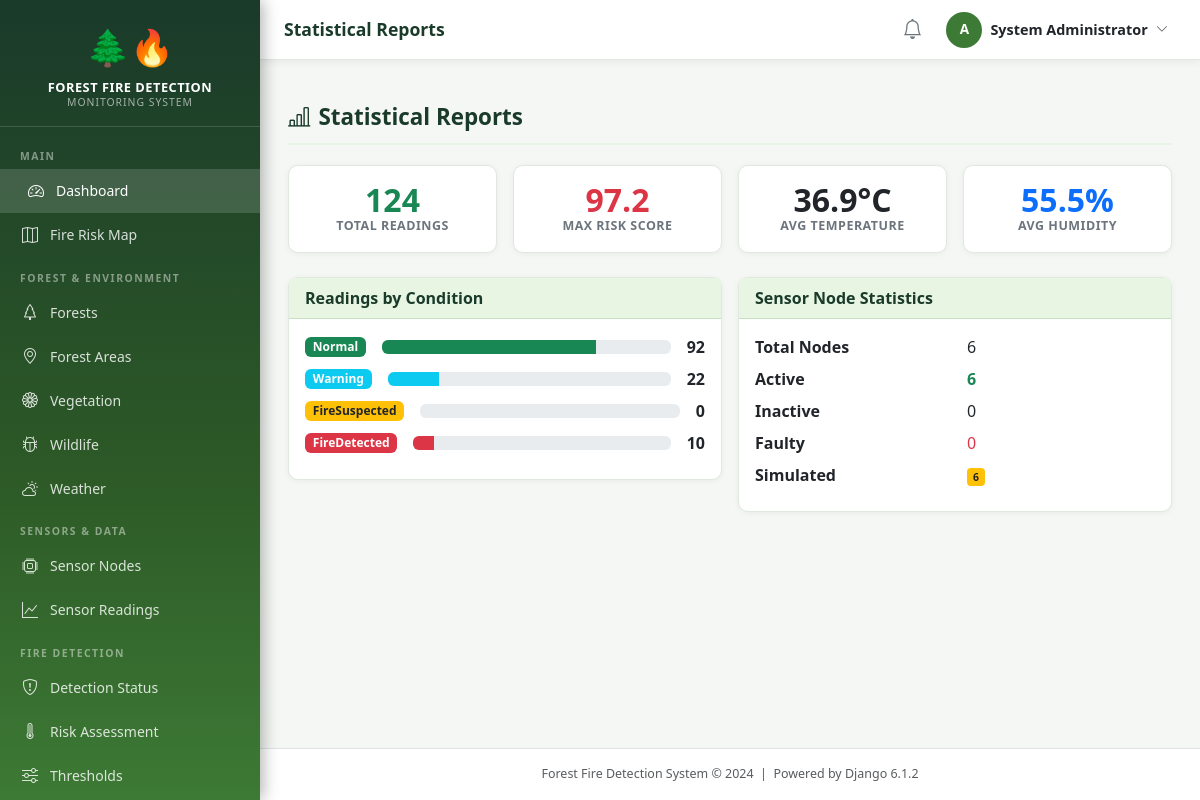
/dashboard/statistical-reports/ (signed in), run on the app's committed database.
### accounts/models.py (models this page shows, shortened)
class CustomUser(AbstractUser):
    ROLE_CHOICES = [
        ('administrator', 'Administrator'),
        ('forest_officer', 'Forest Officer'),
        ('fire_department', 'Fire Department'),
        ('local_authority', 'Local Authority'),
    ]
    role = models.CharField(max_length=20, choices=ROLE_CHOICES, default='forest_officer')
    phone_number = models.CharField(max_length=15, blank=True)
    department = models.CharField(max_length=100, blank=True)
    employee_id = models.CharField(max_length=20, blank=True)
    profile_picture = models.ImageField(upload_to='profiles/', blank=True, null=True)
    is_active = models.BooleanField(default=True)
    created_at = models.DateTimeField(auto_now_add=True)
    updated_at = models.DateTimeField(auto_now=True)
    @property
    def is_admin(self):
        return self.role == 'administrator' or self.is_superuser
    class Meta:
        verbose_name = 'User'
        verbose_name_plural = 'Users'

### sensors/models.py (models this page shows, shortened)
class SensorData(models.Model):
    CONDITION_CHOICES = [
        ('normal', 'Normal Condition'),
        ('warning', 'Warning Condition'),
        ('fire_suspected', 'Fire Suspected'),
        ('fire_detected', 'Fire Detected'),
    ]
    RISK_LEVEL_CHOICES = [
        ('low', 'LOW'),
        ('medium', 'MEDIUM'),
        ('high', 'HIGH'),
        ('critical', 'CRITICAL'),
    ]
    node = models.ForeignKey(SensorNode, on_delete=models.CASCADE, related_name='sensor_readings')
    timestamp = models.DateTimeField(default=timezone.now)
    temperature = models.DecimalField(max_digits=6, decimal_places=2, null=True, blank=True,
                                       help_text='°C')
    humidity = models.DecimalField(max_digits=5, decimal_places=2, null=True, blank=True,
                                    help_text='%')
    smoke_level = models.DecimalField(max_digits=7, decimal_places=2, null=True, blank=True,
                                       help_text='ppm')
    gas_concentration = models.DecimalField(max_digits=7, decimal_places=2, null=True, blank=True,
                                             help_text='ppm')
    flame_detected = models.BooleanField(default=False)
    flame_intensity = models.DecimalField(max_digits=5, decimal_places=2, null=True, blank=True,
                                           help_text='0-100 scale')
    fire_risk_score = models.DecimalField(max_digits=5, decimal_places=2, null=True, blank=True,
                                           help_text='0-100 composite risk score')
    risk_level = models.CharField(max_length=10, choices=RISK_LEVEL_CHOICES, default='low')
    condition = models.CharField(max_length=20, choices=CONDITION_CHOICES, default='normal')
    is_simulated = models.BooleanField(default=False)
    is_valid = models.BooleanField(default=True)
    notes = models.TextField(blank=True)
    class Meta:
        ordering = ['-timestamp']
        verbose_name = 'Sensor Reading'
        verbose_name_plural = 'Sensor Readings'

### reports/views.py (the view)
# urls.py: path('statistical-reports/', views.statistical_reports, name='statistical_reports'),
@login_required
def statistical_reports(request):
    from django.db.models import Avg, Max, Min, Sum
    reading_stats = SensorData.objects.aggregate(
        total=Count('id'),
        avg_temp=Avg('temperature'),
        avg_humidity=Avg('humidity'),
        avg_smoke=Avg('smoke_level'),
        max_risk=Max('fire_risk_score'),
        avg_risk=Avg('fire_risk_score'),
    )
    condition_counts = {
        'normal': SensorData.objects.filter(condition='normal').count(),
        'warning': SensorData.objects.filter(condition='warning').count(),
        'fire_suspected': SensorData.objects.filter(condition='fire_suspected').count(),
        'fire_detected': SensorData.objects.filter(condition='fire_detected').count(),
    }
    alert_counts = Alert.objects.values('severity').annotate(count=Count('id'))
    node_stats = {
        'total': SensorNode.objects.count(),
        'active': SensorNode.objects.filter(status='active').count(),
        'inactive': SensorNode.objects.filter(status='inactive').count(),
        'faulty': SensorNode.objects.filter(status='faulty').count(),
        'simulated': SensorNode.objects.filter(is_simulated=True).count(),
    }
    return render(request, 'reports/statistical_reports.html',
                  {'title': 'Statistical Reports', 'reading_stats': reading_stats,
                   'condition_counts': condition_counts, 'alert_counts': alert_counts,
                   'node_stats': node_stats})

### core/context_processors.py (called while the page is built)
def alert_context(request):
    if request.user.is_authenticated:
        try:
            count = Alert.objects.filter(status='active').count()
        except Exception:
            count = 0
        return {'active_alert_count': count}
    return {'active_alert_count': 0}

### templates/reports/statistical_reports.html (shortened to what this page needs)
{% extends 'base.html' %}
{% block content %}
<div class="section-header">
  <h1 class="section-title"><i class="bi bi-bar-chart-line me-2"></i>{{ title }}</h1>
</div>
<div class="row g-3 mb-4">
  <div class="col-md-3"><div class="card"><div class="card-body text-center"><div class="stat-value text-success">{{ reading_stats.total|default:0 }}</div><div class="stat-label">Total Readings</div></div></div></div>
  <div class="col-md-3"><div class="card"><div class="card-body text-center"><div class="stat-value text-danger">{{ reading_stats.max_risk|floatformat:1|default:0 }}</div><div class="stat-label">Max Risk Score</div></div></div></div>
  <div class="col-md-3"><div class="card"><div class="card-body text-center"><div class="stat-value">{{ reading_stats.avg_temp|floatformat:1|default:0 }}°C</div><div class="stat-label">Avg Temperature</div></div></div></div>
  <div class="col-md-3"><div class="card"><div class="card-body text-center"><div class="stat-value text-primary">{{ reading_stats.avg_humidity|floatformat:1|default:0 }}%</div><div class="stat-label">Avg Humidity</div></div></div></div>
</div>
<div class="row g-3 mb-4">
  <div class="col-md-6">
    <div class="card"><div class="card-header">Readings by Condition</div>
    <div class="card-body">
      {% for cond, count in condition_counts.items %}
      <div class="d-flex justify-content-between align-items-center mb-2">
        <span class="badge {% if cond == 'fire_detected' %}bg-danger{% elif cond == 'fire_suspected' %}bg-warning text-dark{% elif cond == 'warning' %}bg-info{% else %}bg-success{% endif %}">{{ cond|title|cut:"_" }}</span>
        <div class="progress flex-fill mx-3" style="height:14px;">
          <div class="progress-bar {% if cond == 'fire_detected' %}bg-danger{% elif cond == 'fire_suspected' %}bg-warning{% elif cond == 'warning' %}bg-info{% else %}bg-success{% endif %}" style="width:{% if reading_stats.total %}{% widthratio count reading_stats.total 100 %}{% else %}0{% endif %}%;"></div>
        </div>
        <strong>{{ count }}</strong>
      </div>
      {% endfor %}
    </div></div>
  </div>
  <div class="col-md-6">
    <div class="card"><div class="card-header">Sensor Node Statistics</div>
    <div class="card-body">
      <dl class="row mb-0">
        <dt class="col-sm-6">Total Nodes</dt><dd class="col-sm-6">{{ node_stats.total }}</dd>
        <dt class="col-sm-6">Active</dt><dd class="col-sm-6"><span class="text-success fw-bold">{{ node_stats.active }}</span></dd>
        <dt class="col-sm-6">Inactive</dt><dd class="col-sm-6">{{ node_stats.inactive }}</dd>
        <dt class="col-sm-6">Faulty</dt><dd class="col-sm-6"><span class="text-danger">{{ node_stats.faulty }}</span></dd>
        <dt class="col-sm-6">Simulated</dt><dd class="col-sm-6"><span class="simulated-badge">{{ node_stats.simulated }}</span></dd>
      </dl>
    </div></div>
  </div>
</div>
{% endblock %}

### templates/base.html (shortened to what this page needs)
{% load static %}
<!DOCTYPE html>
<html lang="en">
<head>
    <link href="https://cdn.jsdelivr.net/npm/bootstrap@5.3.2/dist/css/bootstrap.min.css" rel="stylesheet">
    <link href="https://cdn.jsdelivr.net/npm/bootstrap-icons@1.11.3/font/bootstrap-icons.min.css" rel="stylesheet">
    <link rel="stylesheet" href="https://unpkg.com/leaflet@1.9.4/dist/leaflet.css">
    <link rel="stylesheet" href="{% static 'css/main.css' %}">
</head>
<body>
<nav class="sidebar" id="mainSidebar">
    <div class="sidebar-brand">
        <span class="brand-icon">🌲🔥</span>
        <div class="brand-title">Forest Fire Detection</div>
        <div class="brand-subtitle">Monitoring System</div>
    </div>
    <ul class="nav flex-column py-2">
        <li class="nav-section-label">Main</li>
        <li class="nav-item">
            <a class="nav-link" href="{% url 'dashboard:home' %}">
                <span class="icon"><i class="bi bi-speedometer2"></i></span> Dashboard
            </a>
        </li>
        <li class="nav-item">
            <a class="nav-link" href="{% url 'dashboard:fire_risk_map' %}">
                <span class="icon"><i class="bi bi-map"></i></span> Fire Risk Map
            </a>
        </li>
        <li class="nav-section-label">Forest & Environment</li>
        <li class="nav-item">
            <a class="nav-link" href="{% url 'forest_env:forest_list' %}">
                <span class="icon"><i class="bi bi-tree"></i></span> Forests
            </a>
        </li>
        <li class="nav-item">
            <a class="nav-link" href="{% url 'forest_env:area_list' %}">
                <span class="icon"><i class="bi bi-geo-alt"></i></span> Forest Areas
            </a>
        </li>
        <li class="nav-item">
            <a class="nav-link" href="{% url 'forest_env:vegetation_list' %}">
                <span class="icon"><i class="bi bi-flower1"></i></span> Vegetation
            </a>
        </li>
        <li class="nav-item">
            <a class="nav-link" href="{% url 'forest_env:wildlife_list' %}">
                <span class="icon"><i class="bi bi-bug"></i></span> Wildlife
            </a>
        </li>
        <li class="nav-item">
            <a class="nav-link" href="{% url 'forest_env:weather_list' %}">
                <span class="icon"><i class="bi bi-cloud-sun"></i></span> Weather
            </a>
        </li>
        <li class="nav-section-label">Sensors & Data</li>
        <li class="nav-item">
            <a class="nav-link" href="{% url 'sensors:node_list' %}">
                <span class="icon"><i class="bi bi-cpu"></i></span> Sensor Nodes
            </a>
        </li>
        <li class="nav-item">
            <a class="nav-link" href="{% url 'sensors:reading_list' %}">
                <span class="icon"><i class="bi bi-graph-up"></i></span> Sensor Readings
            </a>
        </li>
        <li class="nav-section-label">Fire Detection</li>
        <li class="nav-item">
            <a class="nav-link" href="{% url 'detection:status' %}">
                <span class="icon"><i class="bi bi-shield-exclamation"></i></span> Detection Status
            </a>
        </li>
        <li class="nav-item">
            <a class="nav-link" href="{% url 'detection:risk_dashboard' %}">
                <span class="icon"><i class="bi bi-thermometer-high"></i></span> Risk Assessment
            </a>
        </li>
        <li class="nav-item">
            <a class="nav-link" href="{% url 'detection:threshold_list' %}">
                <span class="icon"><i class="bi bi-sliders"></i></span> Thresholds
            </a>
        </li>
    </ul>
</nav>
<div class="main-content">
    <div class="top-navbar">
        <div class="d-flex align-items-center gap-3">
            <span class="page-title-nav">{% block page_title %}{{ title|default:"Dashboard" }}{% endblock %}</span>
        </div>
        <div class="d-flex align-items-center gap-3">
            <a href="{% url 'alerts:alert_list' %}" class="position-relative text-secondary">
                <i class="bi bi-bell fs-5"></i>
            </a>
            <div class="dropdown">
                <button class="btn btn-sm d-flex align-items-center gap-2 border-0 bg-transparent"
                        data-bs-toggle="dropdown">
                    <div class="user-avatar">{{ user.username|first|upper }}</div>
                    <span class="d-none d-sm-inline text-dark fw-semibold" style="font-size:0.9rem;">
                        {{ user.get_full_name|default:user.username }}
                    </span>
                    <i class="bi bi-chevron-down small text-muted"></i>
                </button>
            </div>
        </div>
    </div>
    <div class="px-4 pt-3">
    </div>
    <div class="content-area">
        {% block content %}{% endblock %}
    </div>
    <footer class="text-center py-3 text-muted border-top bg-white" style="font-size:0.78rem;">
        Forest Fire Detection System &copy; 2024 &nbsp;|&nbsp; Powered by Django 6.1.2
    </footer>
</div>
</body>
</html>

### static/css/main.css (style rules this page uses)
:root { --forest-dark: #1a3a2a; --forest-green: #2d5a27; --forest-mid: #3d7a35; --forest-light: #5a9e4e; --forest-pale: #e8f5e2; --fire-red: #c0392b; --fire-orange: #e67e22; --fire-yellow: #f39c12; --warning-amber: #f0ad4e; --text-dark: #1a2a1a; --sidebar-width: 260px; --header-height: 60px; }
body { font-family: 'Segoe UI', system-ui, -apple-system, sans-serif; background-color: #f4f7f4; color: var(--text-dark); margin: 0; padding: 0; }
a { text-decoration: none; }
.sidebar { position: fixed; top: 0; left: 0; width: var(--sidebar-width); height: 100vh; background: linear-gradient(180deg, var(--forest-dark) 0%, var(--forest-green) 60%, var(--forest-mid) 100%); z-index: 1000; overflow-y: auto; transition: transform 0.3s ease; box-shadow: 3px 0 15px rgba(0,0,0,0.3); }
.sidebar-brand { padding: 20px 20px 15px; border-bottom: 1px solid rgba(255,255,255,0.15); text-align: center; }
.sidebar-brand .brand-icon { font-size: 2.2rem; display: block; margin-bottom: 6px; }
.sidebar-brand .brand-title { color: #fff; font-size: 0.8rem; font-weight: 700; letter-spacing: 0.5px; line-height: 1.3; text-transform: uppercase; }
.sidebar-brand .brand-subtitle { color: rgba(255,255,255,0.6); font-size: 0.65rem; letter-spacing: 1px; text-transform: uppercase; }
.nav-section-label { padding: 14px 20px 4px; color: rgba(255,255,255,0.45); font-size: 0.65rem; font-weight: 700; letter-spacing: 1.5px; text-transform: uppercase; }
.sidebar .nav-link { color: rgba(255,255,255,0.82); padding: 10px 20px; border-radius: 0; font-size: 0.875rem; display: flex; align-items: center; gap: 10px; transition: all 0.2s; }
.sidebar .nav-link:hover, .sidebar .nav-link.active { background: rgba(255,255,255,0.15); color: #fff; padding-left: 26px; }
.sidebar .nav-link .icon { width: 20px; text-align: center; font-size: 1rem; }
.main-content { margin-left: var(--sidebar-width); min-height: 100vh; display: flex; flex-direction: column; }
.top-navbar { background: #fff; border-bottom: 1px solid #e0e8e0; height: var(--header-height); display: flex; align-items: center; padding: 0 24px; position: sticky; top: 0; z-index: 999; box-shadow: 0 2px 8px rgba(0,0,0,0.06); justify-content: space-between; }
.page-title-nav { font-size: 1.1rem; font-weight: 600; color: var(--forest-dark); }
.user-avatar { width: 36px; height: 36px; border-radius: 50%; background: var(--forest-mid); color: #fff; display: flex; align-items: center; justify-content: center; font-weight: 700; font-size: 0.85rem; }
.content-area { padding: 28px; flex: 1; }
.stat-value { font-size: 2rem; font-weight: 700; line-height: 1.1; }
.stat-label { font-size: 0.78rem; color: #6c757d; text-transform: uppercase; letter-spacing: 0.5px; font-weight: 600; }
.card { border: 1px solid #e0e8e0; border-radius: 10px; box-shadow: 0 1px 6px rgba(0,0,0,0.05); }
.card-header { background-color: var(--forest-pale); border-bottom: 1px solid #c8e0c0; font-weight: 600; color: var(--forest-dark); }
.simulated-badge { font-size: 0.65rem; background: #ffc107; color: #222; padding: 2px 6px; border-radius: 4px; font-weight: 600; text-transform: uppercase; }
.section-header { display: flex; align-items: center; justify-content: space-between; margin-bottom: 20px; padding-bottom: 12px; border-bottom: 2px solid var(--forest-pale); }
.section-title { font-size: 1.4rem; font-weight: 700; color: var(--forest-dark); margin: 0; }

### data on the page
CustomUser: username|first "A", get_full_name "System Administrator"
SensorData: condition "Normal", id "92"

### other printed values
{{ title|default:"Dashboard" }} "Statistical Reports"
{{ title }} "Statistical Reports"
{{ reading_stats.total|default:0 }} "124"
{{ reading_stats.max_risk|floatformat:1|default:0 }} "97.2"
{{ reading_stats.avg_temp|floatformat:1|default:0 }} "36.9"
{{ reading_stats.avg_humidity|floatformat:1|default:0 }} "55.5"
{{ cond|title|cut:"_" }} "Warning" "FireSuspected" "FireDetected"
{{ count }} "22" "0" "10"
{{ node_stats.total }} "6"
{{ node_stats.active }} "6"
{{ node_stats.inactive }} "0"
{{ node_stats.faulty }} "0"
{{ node_stats.simulated }} "6"
